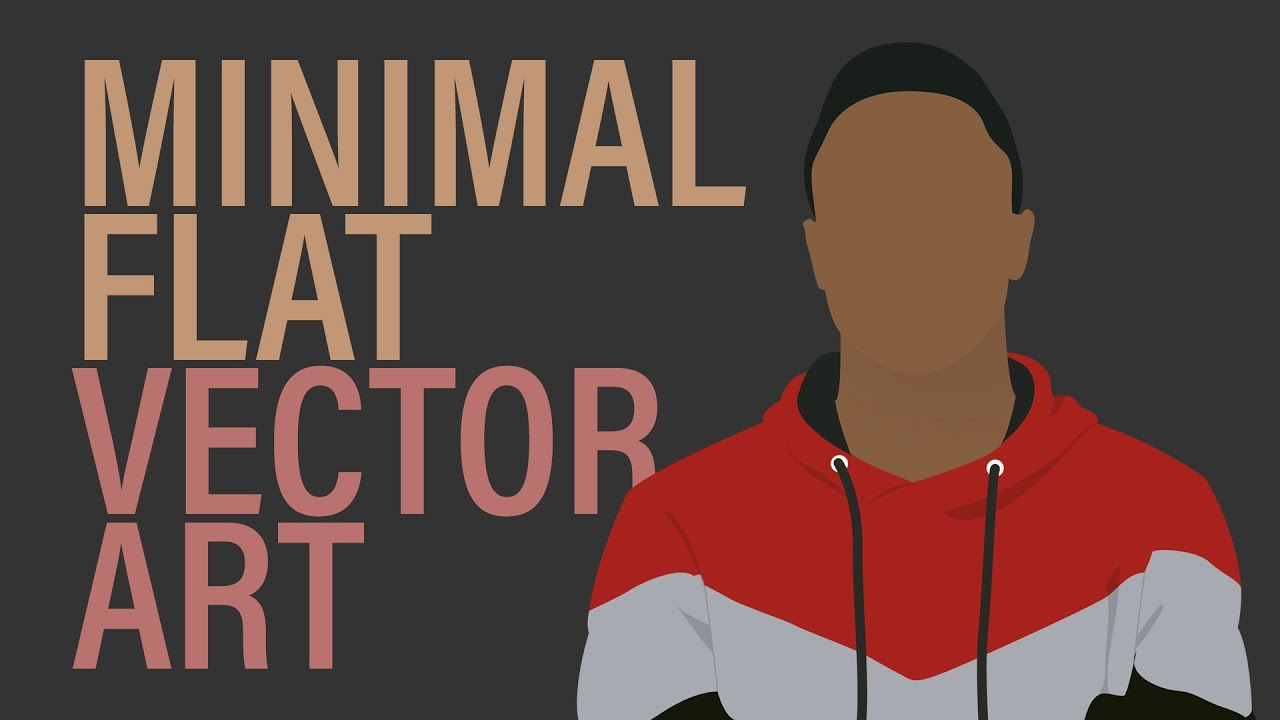
#> input picture image.jpg, 1280 x 720 px
$ python 'Histogram image.py'
#> lines starting #> are read from the running program, lines starting #| are printed output that depends on the picture
import cv2
import matplotlib.pyplot as plt
# Read the image
img = cv2.imread('image.jpg')
#> img is the input picture: shape (720, 1280, 3); mean B, G, R 66.2, 71.4, 96
# Check if the image has been successfully loaded
if img is None:
    print("Error: Unable to load image.")
else:
# Display the color image
    cv2.imshow('Color Image', img)
image = cv2.imread('image.jpg', cv2.IMREAD_GRAYSCALE)
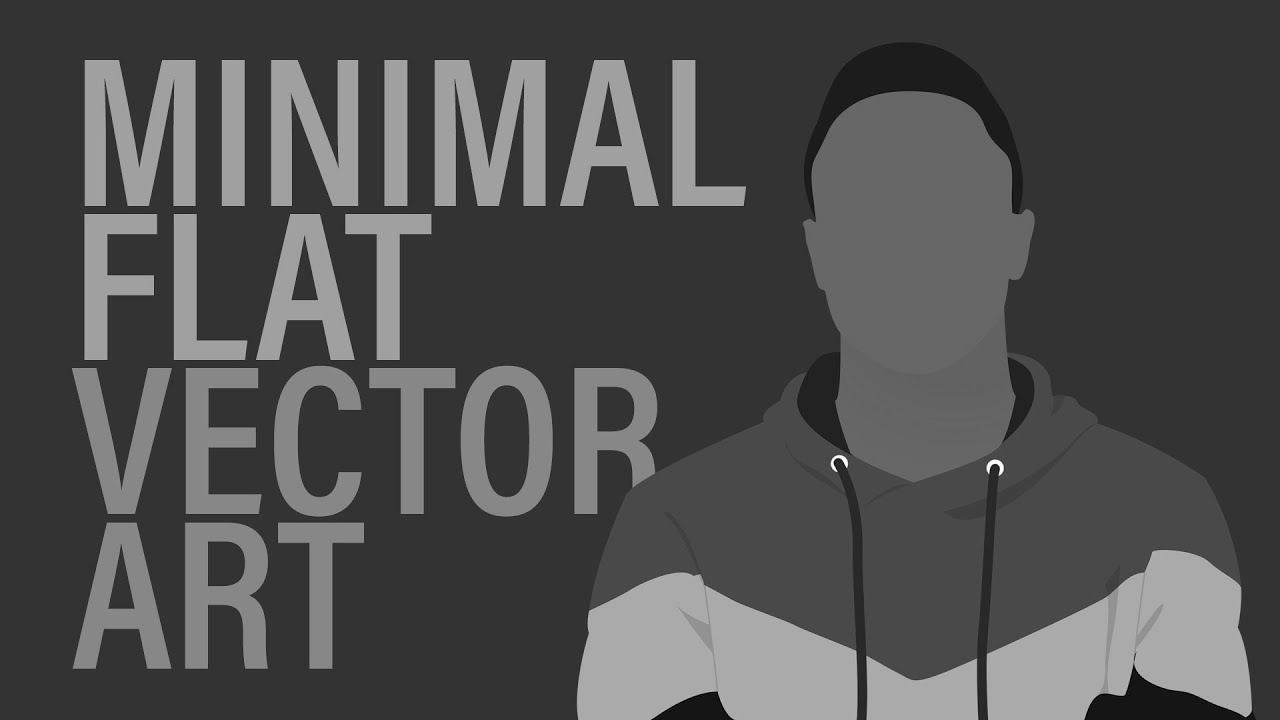
#> image: shape (720, 1280); min 0, max 255, mean 78.2
cv2.imshow('Image', image)
# Calculate the histogram
histogram = cv2.calcHist([image], [0], None, [256], [0, 256])
#> histogram = 256 values, max 484736 at index 51, min 0 at index 188, mean 3600
# Plotting the histogram
plt.plot(histogram, color='gray')
plt.xlabel('Pixel Intensity')
plt.ylabel('Frequency')
plt.title('Grayscale Image Histogram')
plt.show()
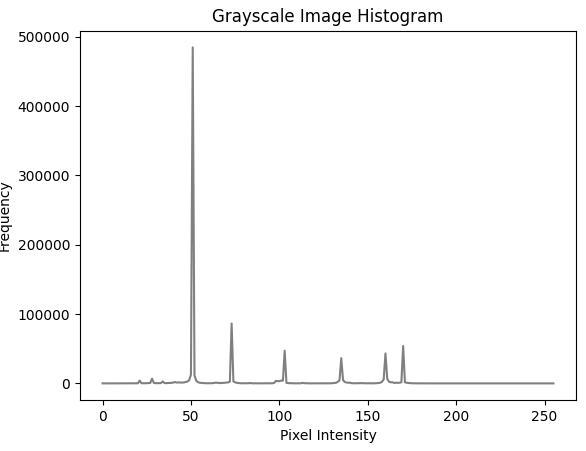
#> figure drawn by matplotlib, 1 panel; curve peaks at x = 51, y = 484736
